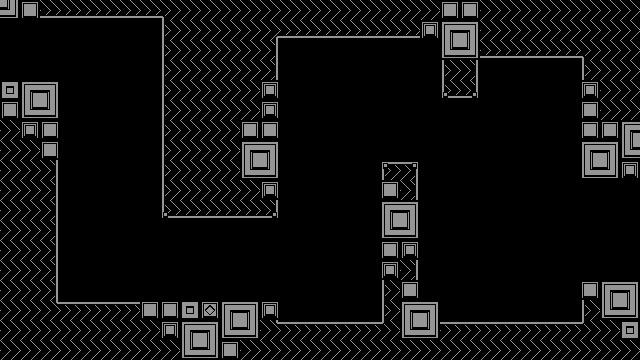

A 2D game scene composited from a Tiled map and its tileset images. What follows is a short description and the map's XML, with each tile layer's data collapsed to a summary:
An orthogonal 32x18 tile map with 20x20 px tiles, 2 tile layers (Tile Layer 2, Tile Layer 1), 2 tilesets and 10 objects (9x spikes, checkpoint).

<map version="1.0" orientation="orthogonal" width="32" height="18" tilewidth="20" tileheight="20">
 <properties>
  <property name="east" value="pit" />
  <property name="north" value="upJumps" />
  <property name="south" value="" />
  <property name="west" value="howToWallJump" />
 </properties>
 <tileset firstgid="1" name="1" tilewidth="20" tileheight="20">
  <image source="../images/tiles/1.png" width="120" height="320" />
 </tileset>
 <tileset firstgid="97" name="2" tilewidth="20" tileheight="20">
  <image source="../images/tiles/2.png" width="120" height="320" />
 </tileset>
 <layer name="Tile Layer 2" width="32" height="18">
  <properties>
   <property name="tilesheet" value="1" />
  </properties>
  <data>[576 cells, 276 non-empty, 24 distinct tile ids]</data>
 </layer>
 <layer name="Tile Layer 1" width="32" height="18">
  <data>[576 cells, 272 non-empty, 25 distinct tile ids]</data>
 </layer>
 <objectgroup color="#25c5c0" name="Object Layer 1" width="32" height="18">
  <object type="spikes" x="440" y="300" width="140" height="20">
   <properties>
    <property name="orientation" value="up" />
   </properties>
  </object>
  <object type="spikes" x="280" y="300" width="100" height="20">
   <properties>
    <property name="orientation" value="up" />
   </properties>
  </object>
 </objectgroup>
 <objectgroup color="#ff00ff" name="Object Layer 2" width="32" height="18">
  <object type="spikes" x="280" y="300" width="100" height="20">
   <properties>
    <property name="orientation" value="up" />
   </properties>
  </object>
  <object type="spikes" x="440" y="300" width="140" height="20">
   <properties>
    <property name="orientation" value="up" />
   </properties>
  </object>
  <object type="checkpoint" x="200" y="240" width="20" height="80" />
  <object type="spikes" x="440" y="100" width="40" height="20">
   <properties>
    <property name="orientation" value="down" />
   </properties>
  </object>
  <object type="spikes" x="420" y="160" width="20" height="140">
   <properties>
    <property name="orientation" value="right" />
   </properties>
  </object>
  <object type="spikes" x="380" y="140" width="40" height="20">
   <properties>
    <property name="orientation" value="up" />
   </properties>
  </object>
  <object type="spikes" x="480" y="60" width="20" height="40">
   <properties>
    <property name="orientation" value="right" />
   </properties>
  </object>
  <object type="spikes" x="420" y="40" width="20" height="60">
   <properties>
    <property name="orientation" value="left" />
   </properties>
  </object>
 </objectgroup>
</map>
